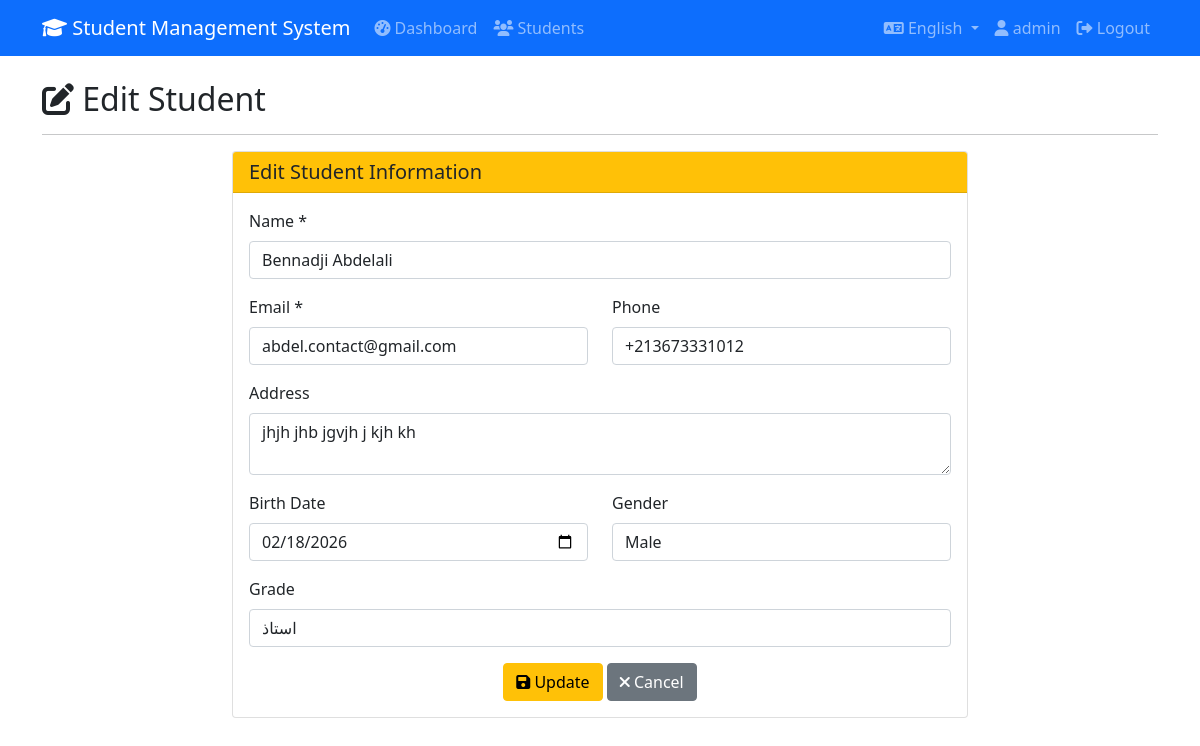
/app/views/students/edit.php?id=6 (signed in), run on the app's committed database.
### tables this page shows
CREATE TABLE `students` (
  `id` int(11) NOT NULL,
  `name` varchar(100) NOT NULL,
  `email` varchar(100) NOT NULL,
  `phone` varchar(20) DEFAULT NULL,
  `address` text DEFAULT NULL,
  `birth_date` date DEFAULT NULL,
  `gender` enum('male','female') DEFAULT NULL,
  `grade` varchar(50) DEFAULT NULL,
  `profile_picture` varchar(255) DEFAULT NULL,
  `created_at` timestamp NOT NULL DEFAULT current_timestamp()
);

### lang/en.php (called while the page is built)
<?php
$lang = [
    'signup' => 'Sign Up',
    'confirm_password' => 'Confirm Password',
    'already_have_account' => 'Already have an account?',
    'username_required' => 'Username is required',
    'email_required' => 'Email is required',
    'email_invalid' => 'Please enter a valid email address',
    'password_required' => 'Password is required',
    'password_min_length' => 'Password must be at least 6 characters',
    'password_mismatch' => 'Passwords do not match',
    'username_exists' => 'Username already exists',
    'email_exists' => 'Email already exists',
    'registration_success' => 'Registration successful! Please login.',
    'registration_failed' => 'Registration failed. Please try again.',
    'password_hint' => 'Minimum 6 characters',
    'dont_have_account' => "Don't have an account?",
    'login' => 'Login',
    'forgot_password' => 'Forgot Password?',
    'reset_password' => 'Reset Password',
    'view_all' => 'View All Students',
    'quick_actions' => 'Quick Actions',
    'export_excel' => 'Export to Excel',
    'export_pdf' => 'Export to PDF',
    'statistics' => 'Statistics',
    'new_this_month' => 'New This Month',
    'invalid_credentials' => 'Invalid username or password!',
    'welcome_back' => 'Welcome back, %s!',
];
?>

### app/models/Student.php (called while the page is built, shortened)
<?php
require_once APP_ROOT . '/config/database.php';
class Student {
    private $conn;
    private $table = 'students';
    public $id;
    public function __construct() {
        $database = new Database();
        $this->conn = $database->getConnection();
    }
    public function readOne() {
        $query = "SELECT * FROM " . $this->table . " WHERE id = :id LIMIT 1";
        $stmt = $this->conn->prepare($query);
        $stmt->bindParam(':id', $this->id);
        $stmt->execute();
        return $stmt->fetch(PDO::FETCH_ASSOC);
    }
}
?>

### config/database.php (called while the page is built, shortened)
<?php
class Database {
    private $host = "localhost";
    private $db_name = "student_management";
    private $username = "root";
    private $password = "";
    public function getConnection() {
        $this->conn = null;
        try {
            $this->conn = new PDO(
                "mysql:host=" . $this->host . ";dbname=" . $this->db_name,
                $this->username,
                $this->password
            );
            $this->conn->setAttribute(PDO::ATTR_ERRMODE, PDO::ERRMODE_EXCEPTION);
            $this->conn->exec("set names utf8");
        } catch(PDOException $e) {
            echo "Connection error: " . $e->getMessage();
        }
        return $this->conn;
    }
}
?>

### app/controllers/StudentController.php (called while the page is built, shortened)
<?php
require_once APP_ROOT . '/app/models/Student.php';
class StudentController {
    private $student;
    public function __construct() {
        $this->student = new Student();
    }
    public function edit($id) {
        $this->student->id = $id;
        return $this->student->readOne();
    }
}
?>

### app/views/students/edit.php (the view, shortened to what this page needs)
<?php
require_once APP_ROOT . '/config/config.php';
require_once APP_ROOT . '/app/controllers/StudentController.php';
$studentController = new StudentController();
$student = $studentController->edit($_GET['id']);
?>
<?php include APP_ROOT . '/app/views/layout/header.php'; ?>
<?php include APP_ROOT . '/app/views/layout/navbar.php'; ?>
<div class="row">
    <div class="col-md-12">
        <h2><i class="fas fa-edit"></i> <?php echo $lang['edit_student'] ?? 'Edit Student'; ?></h2>
        <hr>
    </div>
</div>
<div class="row">
    <div class="col-md-8 offset-md-2">
        <div class="card">
            <div class="card-header bg-warning">
                <h5 class="mb-0"><?php echo $lang['edit_student_information'] ?? 'Edit Student Information'; ?></h5>
            </div>
            <div class="card-body">
                <form action="<?php echo APP_URL; ?>/app/controllers/process_student.php" method="POST">
                    <div class="mb-3">
                        <label for="name" class="form-label"><?php echo $lang['name'] ?? 'Name'; ?> *</label>
                        <input type="text" class="form-control" id="name" name="name"
                               value="<?php echo htmlspecialchars($student['name']); ?>" required>
                    </div>
                    <div class="row">
                        <div class="col-md-6 mb-3">
                            <label for="email" class="form-label"><?php echo $lang['email'] ?? 'Email'; ?> *</label>
                            <input type="email" class="form-control" id="email" name="email"
                                   value="<?php echo htmlspecialchars($student['email']); ?>" required>
                        </div>
                        <div class="col-md-6 mb-3">
                            <label for="phone" class="form-label"><?php echo $lang['phone'] ?? 'Phone'; ?></label>
                            <input type="text" class="form-control" id="phone" name="phone"
                                   value="<?php echo htmlspecialchars($student['phone']); ?>">
                        </div>
                    </div>
                    <div class="mb-3">
                        <label for="address" class="form-label"><?php echo $lang['address'] ?? 'Address'; ?></label>
                        <textarea class="form-control" id="address" name="address" rows="2"><?php echo htmlspecialchars($student['address']); ?></textarea>
                    </div>
                    <div class="row">
                        <div class="col-md-6 mb-3">
                            <label for="birth_date" class="form-label"><?php echo $lang['birth_date'] ?? 'Birth Date'; ?></label>
                            <input type="date" class="form-control" id="birth_date" name="birth_date"
                                   value="<?php echo $student['birth_date']; ?>">
                        </div>
                        <div class="col-md-6 mb-3">
                            <label for="gender" class="form-label"><?php echo $lang['gender'] ?? 'Gender'; ?></label>
                            <select class="form-control" id="gender" name="gender">
                                <option value="male" <?php echo ($student['gender'] == 'male') ? 'selected' : ''; ?>>
                                    <?php echo $lang['male'] ?? 'Male'; ?>
                                </option>
                            </select>
                        </div>
                    </div>
                    <div class="mb-3">
                        <label for="grade" class="form-label"><?php echo $lang['grade'] ?? 'Grade'; ?></label>
                        <input type="text" class="form-control" id="grade" name="grade"
                               value="<?php echo htmlspecialchars($student['grade']); ?>">
                    </div>
                    <div class="text-center">
                        <button type="submit" name="submit" class="btn btn-warning">
                            <i class="fas fa-save"></i> <?php echo $lang['update'] ?? 'Update'; ?>
                        </button>
                        <a href="index.php" class="btn btn-secondary">
                            <i class="fas fa-times"></i> <?php echo $lang['cancel'] ?? 'Cancel'; ?>
                        </a>
                    </div>
                </form>
            </div>
        </div>
    </div>
</div>
<?php include APP_ROOT . '/app/views/layout/footer.php'; ?>

### data on the page
students: name "Bennadji Abdelali", email "abdel.contact@gmail.com", phone "+213673331012", address "jhjh jhb jgvjh j kjh kh", birth_date "02/18/2026", gender "Male", grade "استاذ"

### other printed values
$lang['app_name'] "Student Management System"
$lang['dashboard'] "Dashboard"
$lang['students'] "Students"
$_SESSION['username'] "admin"
$lang['logout'] "Logout"
$lang['edit_student'] "Edit Student"
$lang['edit_student_information'] "Edit Student Information"
$lang['name'] "Name"
$lang['email'] "Email"
$lang['phone'] "Phone"
$lang['address'] "Address"
$lang['birth_date'] "Birth Date"
$lang['gender'] "Gender"
$lang['grade'] "Grade"
$lang['update'] "Update"
